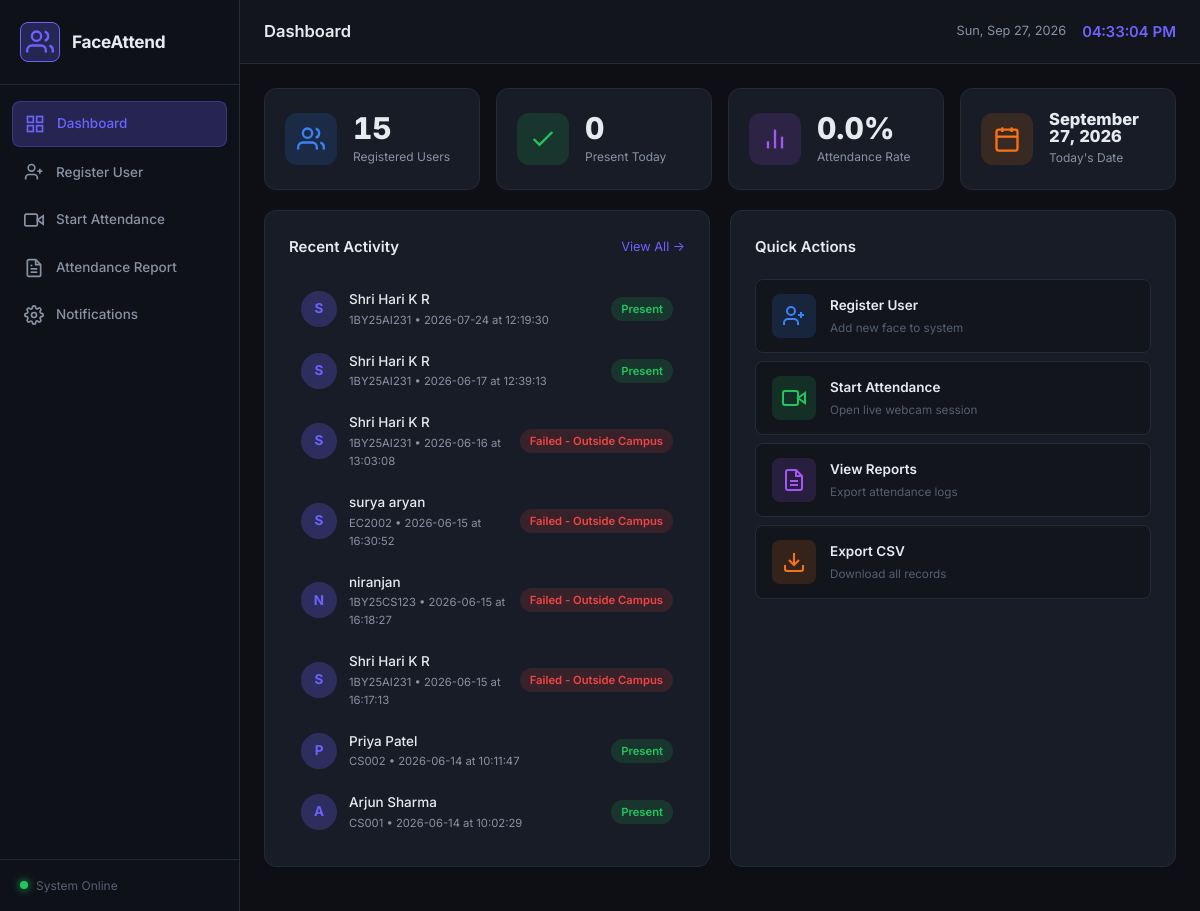
The page / on the database its author committed.
### tables this page shows
CREATE TABLE attendance (
            id          INTEGER PRIMARY KEY AUTOINCREMENT,
            user_id     TEXT    NOT NULL,
            name        TEXT    NOT NULL,
            date        TEXT    NOT NULL,
            time        TEXT    NOT NULL,
            status      TEXT    DEFAULT 'Present',
            marked_at   TEXT    DEFAULT (datetime('now','localtime'))
        , lat REAL, lng REAL, verified BOOLEAN);

### app.py (the view)
@app.route("/")
def dashboard():
    stats = {
        "total_users":   get_user_count(),
        "today_present": get_today_count(),
        "today_date":    date.today().strftime("%B %d, %Y"),
        "attendance_rate": get_attendance_rate(),
    }
    recent = get_recent_activity(limit=8)
    return render_template("index.html", stats=stats, recent=recent)

### attendance.py (called while the page is built)
def get_attendance_rate() -> float:
    from database import get_user_count, get_today_count
    total = get_user_count()
    today = get_today_count()
    if total == 0:
        return 0.0
    return round((today / total) * 100, 1)

### database.py (called while the page is built)
def get_connection():
    conn = sqlite3.connect(DB_PATH)
    conn.row_factory = sqlite3.Row   # Allows column access by name
    return conn

def get_user_count() -> int:
    conn = get_connection()
    count = conn.execute("SELECT COUNT(*) FROM users").fetchone()[0]
    conn.close()
    return count

def get_today_count() -> int:
    today = date.today().isoformat()
    conn  = get_connection()
    count = conn.execute(
        "SELECT COUNT(*) FROM attendance WHERE date = ? AND status = 'Present'", (today,)
    ).fetchone()[0]
    conn.close()
    return count

def get_recent_activity(limit: int = 10) -> list:
    conn = get_connection()
    rows = conn.execute(
        "SELECT name, user_id, date, time, status FROM attendance ORDER BY id DESC LIMIT ?",
        (limit,)
    ).fetchall()
    conn.close()
    return [dict(row) for row in rows]

### templates/index.html (shortened to what this page needs)
{% extends "base.html" %}
{% block page_title %}Dashboard{% endblock %}
{% block content %}
<div class="stats-grid">
  <div class="stat-card stat-blue">
    <div class="stat-icon">
      <svg width="28" height="28" viewBox="0 0 24 24" fill="none" stroke="currentColor" stroke-width="2">
        <path d="M17 21v-2a4 4 0 0 0-4-4H5a4 4 0 0 0-4 4v2"/>
        <circle cx="9" cy="7" r="4"/>
        <path d="M23 21v-2a4 4 0 0 0-3-3.87"/>
        <path d="M16 3.13a4 4 0 0 1 0 7.75"/>
      </svg>
    </div>
    <div class="stat-info">
      <div class="stat-value" id="stat-total">{{ stats.total_users }}</div>
      <div class="stat-label">Registered Users</div>
    </div>
  </div>
  <div class="stat-card stat-green">
    <div class="stat-icon">
      <svg width="28" height="28" viewBox="0 0 24 24" fill="none" stroke="currentColor" stroke-width="2">
        <polyline points="20 6 9 17 4 12"/>
      </svg>
    </div>
    <div class="stat-info">
      <div class="stat-value" id="stat-present">{{ stats.today_present }}</div>
      <div class="stat-label">Present Today</div>
    </div>
  </div>
  <div class="stat-card stat-purple">
    <div class="stat-icon">
      <svg width="28" height="28" viewBox="0 0 24 24" fill="none" stroke="currentColor" stroke-width="2">
        <line x1="18" y1="20" x2="18" y2="10"/>
        <line x1="12" y1="20" x2="12" y2="4"/>
        <line x1="6" y1="20" x2="6" y2="14"/>
      </svg>
    </div>
    <div class="stat-info">
      <div class="stat-value" id="stat-rate">{{ stats.attendance_rate }}%</div>
      <div class="stat-label">Attendance Rate</div>
    </div>
  </div>
  <div class="stat-card stat-orange">
    <div class="stat-icon">
      <svg width="28" height="28" viewBox="0 0 24 24" fill="none" stroke="currentColor" stroke-width="2">
        <rect x="3" y="4" width="18" height="18" rx="2" ry="2"/>
        <line x1="16" y1="2" x2="16" y2="6"/>
        <line x1="8" y1="2" x2="8" y2="6"/>
        <line x1="3" y1="10" x2="21" y2="10"/>
      </svg>
    </div>
    <div class="stat-info">
      <div class="stat-value" style="font-size:1.1rem;">{{ stats.today_date }}</div>
      <div class="stat-label">Today's Date</div>
    </div>
  </div>
</div>
<div class="dashboard-grid">
  <div class="card">
    <div class="card-header">
      <h2 class="card-title">Recent Activity</h2>
      <a href="{{ url_for('report_page') }}" class="card-link">View All →</a>
    </div>
    {% if recent %}
    <div class="activity-list">
      {% for entry in recent %}
      <div class="activity-item">
        <div class="activity-avatar">{{ entry.name[0].upper() }}</div>
        <div class="activity-info">
          <div class="activity-name">{{ entry.name }}</div>
          <div class="activity-meta">{{ entry.user_id }} &bull; {{ entry.date }} at {{ entry.time }}</div>
        </div>
        <span class="badge badge-{{ 'green' if entry.status == 'Present' else 'red' }}">
          {{ entry.status }}
        </span>
      </div>
      {% endfor %}
    </div>
    {% endif %}
  </div>
  <div class="card">
    <div class="card-header">
      <h2 class="card-title">Quick Actions</h2>
    </div>
    <div class="quick-actions">
      <a href="{{ url_for('register_page') }}" class="action-card" id="action-register">
        <div class="action-icon action-blue">
          <svg width="24" height="24" viewBox="0 0 24 24" fill="none" stroke="currentColor" stroke-width="2">
            <path d="M16 21v-2a4 4 0 0 0-4-4H6a4 4 0 0 0-4 4v2"/>
            <circle cx="9" cy="7" r="4"/>
            <line x1="19" y1="8" x2="19" y2="14"/><line x1="22" y1="11" x2="16" y2="11"/>
          </svg>
        </div>
        <div>
          <div class="action-title">Register User</div>
          <div class="action-desc">Add new face to system</div>
        </div>
      </a>
      <a href="{{ url_for('attendance_page') }}" class="action-card" id="action-start">
        <div class="action-icon action-green">
          <svg width="24" height="24" viewBox="0 0 24 24" fill="none" stroke="currentColor" stroke-width="2">
            <path d="M23 7l-7 5 7 5V7z"/>
            <rect x="1" y="5" width="15" height="14" rx="2" ry="2"/>
          </svg>
        </div>
        <div>
          <div class="action-title">Start Attendance</div>
          <div class="action-desc">Open live webcam session</div>
        </div>
      </a>
      <a href="{{ url_for('report_page') }}" class="action-card" id="action-report">
        <div class="action-icon action-purple">
          <svg width="24" height="24" viewBox="0 0 24 24" fill="none" stroke="currentColor" stroke-width="2">
            <path d="M14 2H6a2 2 0 0 0-2 2v16a2 2 0 0 0 2 2h12a2 2 0 0 0 2-2V8z"/>
            <polyline points="14 2 14 8 20 8"/>
            <line x1="16" y1="13" x2="8" y2="13"/>
            <line x1="16" y1="17" x2="8" y2="17"/>
          </svg>
        </div>
        <div>
          <div class="action-title">View Reports</div>
          <div class="action-desc">Export attendance logs</div>
        </div>
      </a>
      <a href="/api/export/csv" class="action-card" id="action-csv">
        <div class="action-icon action-orange">
          <svg width="24" height="24" viewBox="0 0 24 24" fill="none" stroke="currentColor" stroke-width="2">
            <path d="M21 15v4a2 2 0 0 1-2 2H5a2 2 0 0 1-2-2v-4"/>
            <polyline points="7 10 12 15 17 10"/>
            <line x1="12" y1="15" x2="12" y2="3"/>
          </svg>
        </div>
        <div>
          <div class="action-title">Export CSV</div>
          <div class="action-desc">Download all records</div>
        </div>
      </a>
    </div>
  </div>
</div>
{% endblock %}

### templates/base.html (shortened to what this page needs)
<!DOCTYPE html>
<html lang="en">
<head>
  <link rel="stylesheet" href="{{ url_for('static', filename='css/style.css') }}" />
</head>
<body>
  <aside class="sidebar" id="sidebar">
    <div class="sidebar-brand">
      <div class="brand-icon">
        <svg width="28" height="28" viewBox="0 0 24 24" fill="none" stroke="currentColor" stroke-width="2">
          <path d="M17 21v-2a4 4 0 0 0-4-4H5a4 4 0 0 0-4 4v2"/>
          <circle cx="9" cy="7" r="4"/>
          <path d="M23 21v-2a4 4 0 0 0-3-3.87"/>
          <path d="M16 3.13a4 4 0 0 1 0 7.75"/>
        </svg>
      </div>
      <span class="brand-name">FaceAttend</span>
    </div>
    <nav class="sidebar-nav">
      <a href="{{ url_for('dashboard') }}" class="nav-item {% if request.endpoint == 'dashboard' %}active{% endif %}" id="nav-dashboard">
        <span class="nav-icon">
          <svg width="20" height="20" viewBox="0 0 24 24" fill="none" stroke="currentColor" stroke-width="2">
            <rect x="3" y="3" width="7" height="7"/><rect x="14" y="3" width="7" height="7"/>
            <rect x="14" y="14" width="7" height="7"/><rect x="3" y="14" width="7" height="7"/>
          </svg>
        </span>
        <span class="nav-label">Dashboard</span>
      </a>
      <a href="{{ url_for('register_page') }}" class="nav-item {% if request.endpoint == 'register_page' %}active{% endif %}" id="nav-register">
        <span class="nav-icon">
          <svg width="20" height="20" viewBox="0 0 24 24" fill="none" stroke="currentColor" stroke-width="2">
            <path d="M16 21v-2a4 4 0 0 0-4-4H6a4 4 0 0 0-4 4v2"/>
            <circle cx="9" cy="7" r="4"/>
            <line x1="19" y1="8" x2="19" y2="14"/><line x1="22" y1="11" x2="16" y2="11"/>
          </svg>
        </span>
        <span class="nav-label">Register User</span>
      </a>
      <a href="{{ url_for('attendance_page') }}" class="nav-item {% if request.endpoint == 'attendance_page' %}active{% endif %}" id="nav-attendance">
        <span class="nav-icon">
          <svg width="20" height="20" viewBox="0 0 24 24" fill="none" stroke="currentColor" stroke-width="2">
            <path d="M23 7l-7 5 7 5V7z"/>
            <rect x="1" y="5" width="15" height="14" rx="2" ry="2"/>
          </svg>
        </span>
        <span class="nav-label">Start Attendance</span>
      </a>
      <a href="{{ url_for('report_page') }}" class="nav-item {% if request.endpoint == 'report_page' %}active{% endif %}" id="nav-report">
        <span class="nav-icon">
          <svg width="20" height="20" viewBox="0 0 24 24" fill="none" stroke="currentColor" stroke-width="2">
            <path d="M14 2H6a2 2 0 0 0-2 2v16a2 2 0 0 0 2 2h12a2 2 0 0 0 2-2V8z"/>
            <polyline points="14 2 14 8 20 8"/>
            <line x1="16" y1="13" x2="8" y2="13"/><line x1="16" y1="17" x2="8" y2="17"/>
            <polyline points="10 9 9 9 8 9"/>
          </svg>
        </span>
        <span class="nav-label">Attendance Report</span>
      </a>
      <a href="{{ url_for('settings_page') }}" class="nav-item {% if request.endpoint == 'settings_page' %}active{% endif %}" id="nav-settings">
        <span class="nav-icon">
        </span>
        <span class="nav-label">Notifications</span>
      </a>
    </nav>
    <div class="sidebar-footer">
      <div class="status-dot"></div>
      <span>System Online</span>
    </div>
  </aside>
  <main class="main-content" id="main-content">
    <header class="topbar">
      <div class="topbar-title">{% block page_title %}Dashboard{% endblock %}</div>
      <div class="topbar-right">
        <div class="topbar-date" id="topbar-date"></div>
        <div class="topbar-clock" id="topbar-clock"></div>
      </div>
    </header>
    <div class="page-content">
      {% block content %}{% endblock %}
    </div>
  </main>
</body>
</html>

### rows shown on the page
attendance: name "S", name "Shri Hari K R", user_id "1BY25AI231", date "2026-07-24", time "12:19:30", status "Present"
attendance: name "S", name "Shri Hari K R", user_id "1BY25AI231", date "2026-06-17", time "12:39:13", status "Present"
attendance: name "S", name "Shri Hari K R", user_id "1BY25AI231", date "2026-06-16", time "13:03:08", status "Failed - Outside Campus"
attendance: name "S", name "surya aryan", user_id "EC2002", date "2026-06-15", time "16:30:52", status "Failed - Outside Campus"
attendance: name "N", name "niranjan", user_id "1BY25CS123", date "2026-06-15", time "16:18:27", status "Failed - Outside Campus"
attendance: name "S", name "Shri Hari K R", user_id "1BY25AI231", date "2026-06-15", time "16:17:13", status "Failed - Outside Campus"
attendance: name "P", name "Priya Patel", user_id "CS002", date "2026-06-14", time "10:11:47", status "Present"
attendance: name "A", name "Arjun Sharma", user_id "CS001", date "2026-06-14", time "10:02:29", status "Present"

### other values the page prints
{{ stats.total_users }} "15"
{{ stats.today_present }} "0"
{{ stats.attendance_rate }} "0.0"
{{ stats.today_date }} "September 27, 2026"
